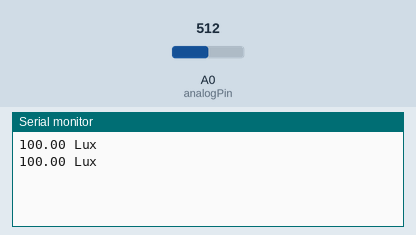
The sketch below on a simulated Arduino Uno, built with avr-gcc and run on an emulated ATmega328P. On the bench: the last lines printed to the serial monitor. Inputs (shaded band) come from the test bench; at power-on: A0 (analogPin) = 512.

Above: at 1.8 s.
1.9 s: A0 (analogPin) set to 716
At 2.8 s:
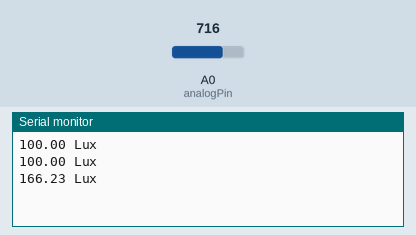
3.4 s: A0 (analogPin) set to 900
At 4.8 s:
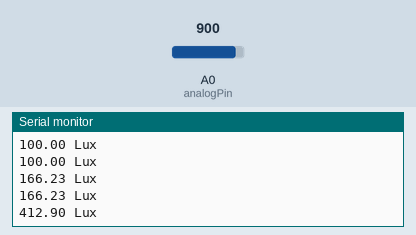
Timing chart, 0 to 6.4 s (numbered marks = the images above; inputs shaded):
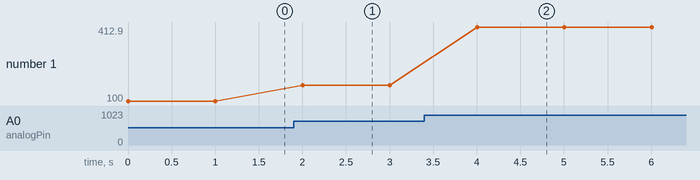

Measured:
- after the input at 1.9 s, the serial monitor: prints a new line after 0.10 s (image 1)
- after the input at 3.4 s, the serial monitor: prints a new line after 0.60 s (image 2)
- plotted number 1: 100 → 166.23 after the input at 1.9 s, 166.23 → 412.9 after the input at 3.4 s

The sketch:

exp2_lightsensor.ino
```cpp
// (licence header left out)
int analogPin = A0;

void setup() {
  // put your setup code here, to run once:
  Serial.begin(9600);
}

void loop() {
  // put your main code here, to run repeatedly:
  float ldrVoltage = analogRead(analogPin);
  float lux = calculateLightIntensity(ldrVoltage);
  Serial.print(lux);
  Serial.println(" Lux");
  delay(1000);
}

//Light intensity calculations
float calculateLightIntensity(float analogVoltage){

  float Vin = 1024.0;
  float ldrResistance = 10000;

  float newResistance = (Vin - analogVoltage) * ldrResistance / Vin;

  //in k ohms
  float lux = 500 / (newResistance / 1000);

  return lux;
}
```
